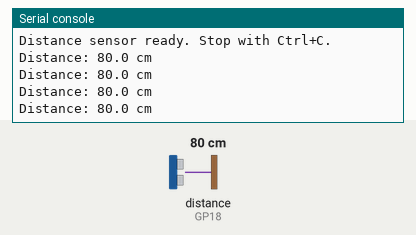
A program run on a simulated Raspberry Pi Pico running MicroPython. On the bench: the last lines printed to the serial console. The inputs (shaded band) are chosen by the test bench; at power-on: distance to the obstacle (sensor on GP18) 80 cm. The echo pulse lasts 58.3 µs per cm.

Above: at 2.2 s.
2.3 s: distance to the obstacle (sensor on GP18) set to 2 cm
At 2.73 s:
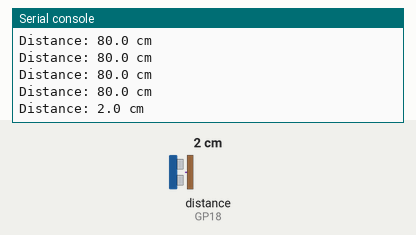
3.8 s: distance to the obstacle (sensor on GP18) set to 4 cm
At 3.94 s:
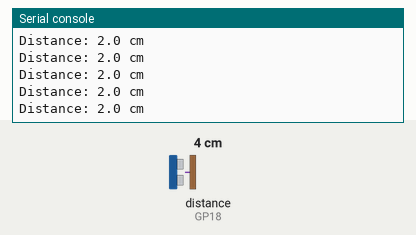
Timing chart, 0 to 6.8 s (numbered marks = the images above; inputs shaded):
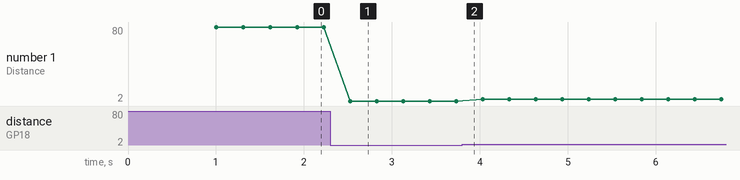

Measured:
- after the input at 2.3 s, the serial console: prints a new line after 0.23 s (image 1)
- plotted number 1: 80 → 2 after the input at 2.3 s, 2 → 4 after the input at 3.8 s

The program:

01_distance_sensor.py
```python
from machine import Pin, time_pulse_us
from time import sleep_ms, sleep_us

TRIGGER_PIN = 19
ECHO_PIN = 18
ECHO_TIMEOUT_US = 30000
SPEED_OF_SOUND_CM_PER_US = 0.0343

trigger = Pin(TRIGGER_PIN, Pin.OUT, value=0)
echo = Pin(ECHO_PIN, Pin.IN)


def measure_distance_cm():
    trigger.off()
    sleep_us(2)
    trigger.on()
    sleep_us(10)
    trigger.off()

    pulse_us = time_pulse_us(echo, 1, ECHO_TIMEOUT_US)
    if pulse_us < 0:
        return None

    return pulse_us * SPEED_OF_SOUND_CM_PER_US / 2


print("Distance sensor ready. Stop with Ctrl+C.")
sleep_ms(1000)

try:
    while True:
        distance = measure_distance_cm()

        if distance is None:
            print("No echo")
        else:
            print("Distance:", round(distance, 1), "cm")

        sleep_ms(300)
finally:
    trigger.off()
```
